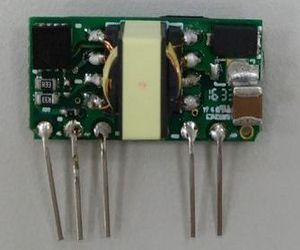
#> input picture mask/pcb.jpg, 300 x 250 px
$ python mask.py
#> lines starting #> are read from the running program, lines starting #| are printed output that depends on the picture; after the words box and inside, x2 and y2 are one past the last pixel; in counts of white or black regions, pixels touching at a corner belong together
# -*- coding: utf-8 -*-
#製作一個mask,只顯示目標
import cv2
import numpy as np

imgfile = "pcb.jpg"
img = cv2.imread(imgfile)
#> img is the input picture: shape (250, 300, 3); mean B, G, R 109.1, 117.6, 113.5

maskImg = np.zeros(img.shape,np.uint8)

color = (255, 255, 255)
#cv2.line(maskImg, (0, 0), (200, 200), color)
cv2.rectangle(maskImg, (104, 20), (178, 137), color, -1)
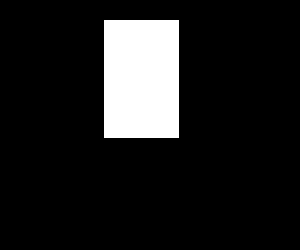
#> maskImg: shape (250, 300, 3); 11.8% white; 1 white region, box (x1, y1, x2, y2) and area: (104, 20, 179, 138) 8850

# 試試 or , not , xor
image = cv2.bitwise_and(img, maskImg)
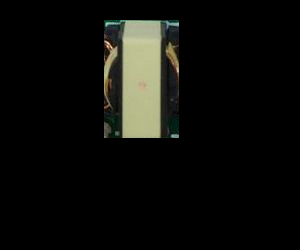
#> image: shape (250, 300, 3); mean B, G, R 11, 14.1, 13.8
#cv2.imwrite("new.jpg", img) #直接畫面而已
cv2.imshow('mask',maskImg)
cv2.imshow('img',img)
cv2.imshow('result',image)
cv2.waitKey(0)
